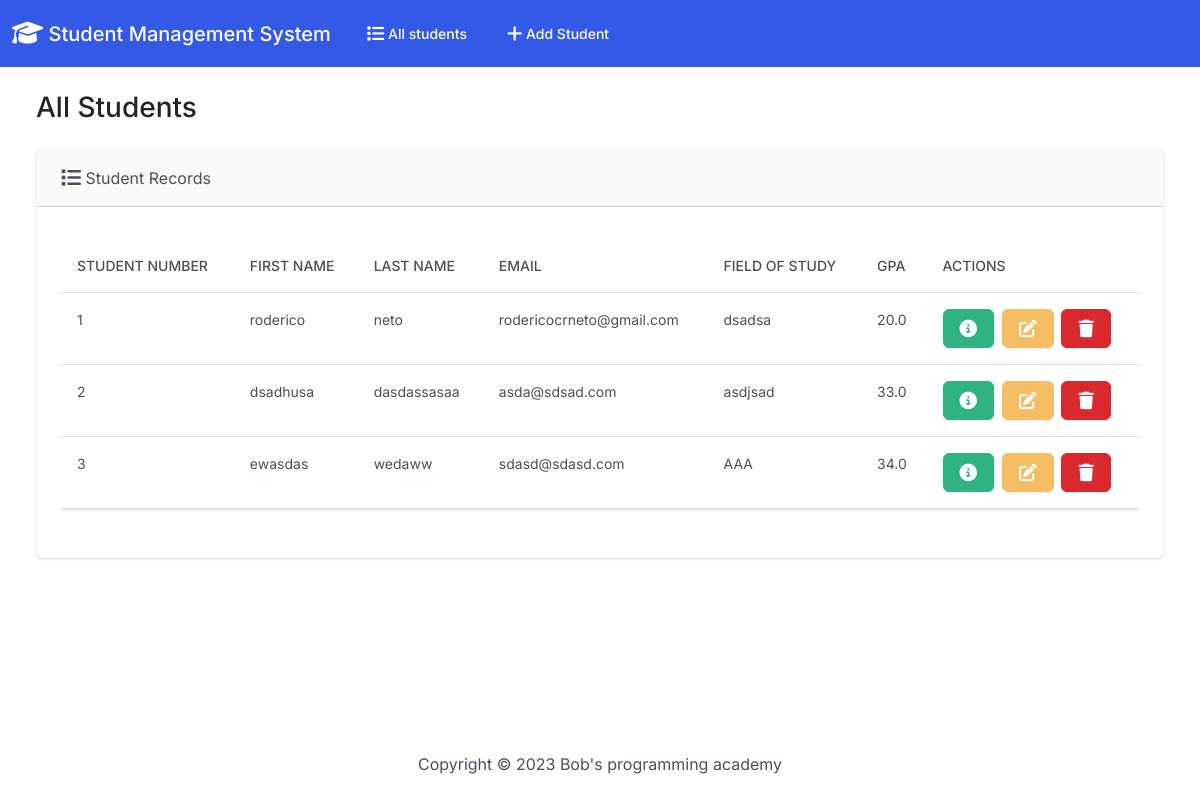
The page / on the database its author committed.
### students/models.py (models this page shows, shortened)
class Student(models.Model):
    student_number = models.PositiveIntegerField()
    first_name = models.CharField(max_length=50)
    last_name = models.CharField(max_length=50)
    email = models.EmailField(max_length=100)
    field_of_study = models.CharField(max_length=50)
    gpa = models.FloatField()

### students/views.py (the view)
# urls.py: path('', views.index, name='index'),
def index(request):
    return render(request, 'students/index.html', {
        'students': Student.objects.all()
    })

### students/templates/students/index.html (shortened to what this page needs)
{% extends "students/base.html" %}
{% block body %}
<h3 class="m-4">All Students</h3>
<div class="row">
    <div class="col-12">
        {% if students %}
        <div class="card border-light ms-4 me-4 mb-4">
            <div class="card-header">
                <i class="fa-solid fa-list fa-lg"></i>
                Student Records
            </div>
            <div class="card-body">
                <p class="card-text">
                <div class="table-responsive">
                    <table class="table table-hover">
                        <thead>
                            <tr>
                                <th scope="col">Student Number</th>
                                <th scope="col">First Name</th>
                                <th scope="col">Last Name</th>
                                <th scope="col">Email</th>
                                <th scope="col">Field of Study</th>
                                <th scope="col">GPA</th>
                                <th scope="col">Actions</th>
                            </tr>
                        </thead>
                        <tbody>
                            {% for student in students %}
                            <tr>
                                <td>{{ student.student_number }}</td>
                                <td>{{ student.first_name }}</td>
                                <td>{{ student.last_name }}</td>
                                <td>{{ student.email }}</td>
                                <td>{{ student.field_of_study }}</td>
                                <td>{{ student.gpa }}</td>
                                <td>
                                    <button type="button" class="btn btn-success me-1"
                                        href="{% url 'view_student' student.id %}" data-bs-toggle="modal"
                                        data-bs-target="#myModal{{student.id}}">
                                    </button>
                                    <a class="btn btn-warning me-1" href="{% url 'edit' student.id %}"></a>
                                    <button type="button" class="btn btn-danger" data-bs-toggle="modal" data-bs-target="#delete{{student.id}}"></button>
                                </td>
                            </tr>
                            {% endfor %}
                        </tbody>
                    </table>
                </div>
                </p>
            </div>
        </div>
        {% else %}
        <h5 class="alert alert-primary ms-4 me-4">No students records</h5>
        {% endif %}
    </div>
</div>
{% endblock %}

### students/templates/students/base.html (shortened to what this page needs)
{% load static %}
<!DOCTYPE html>
<html lang="en">
<head>
    <link rel="stylesheet" href="https://cdnjs.cloudflare.com/ajax/libs/font-awesome/6.4.0/css/all.min.css" />
    <link href="{% static 'css/bootstrap.min.css' %}" rel="stylesheet">
<body class="d-flex flex-column min-vh-100">
    <nav class="navbar navbar-expand-lg bg-primary" data-bs-theme="dark">
        <div class="container-fluid">
            <a class="navbar-brand" href="{% url 'index' %}">
                <i class="fa-solid fa-graduation-cap fa-lg"></i>
                Student Management System</a>
            <div class="collapse navbar-collapse" id="navbarColor01">
                <ul class="navbar-nav me-auto">
                    <li class="nav-item">
                        <a class="nav-link" href="{% url 'index' %}">
                            All students</a>
                    </li>
                    <li class="nav-item">
                        <a class="nav-link" href="{% url 'add' %}">
                            Add Student</a>
                    </li>
                </ul>
            </div>
        </div>
    </nav>
    <div class="container-fluid">
        {% block body %}
        {% endblock %}
    </div>
    <footer class="mt-auto mb-4">
        <div class="text-center">
            <span>
                Copyright &copy;
                <script>document.write(new Date().getFullYear())</script> Bob's programming academy
            </span>
        </div>
    </footer>
</body>
</head>
</html>

### rows shown on the page
Student: student_number "1", first_name "roderico", last_name "neto", email "rodericocrneto@gmail.com", field_of_study "dsadsa", gpa "20.0"
Student: student_number "2", first_name "dsadhusa", last_name "dasdassasaa", email "asda@sdsad.com", field_of_study "asdjsad", gpa "33.0"
Student: student_number "3", first_name "ewasdas", last_name "wedaww", email "sdasd@sdasd.com", field_of_study "AAA", gpa "34.0"
